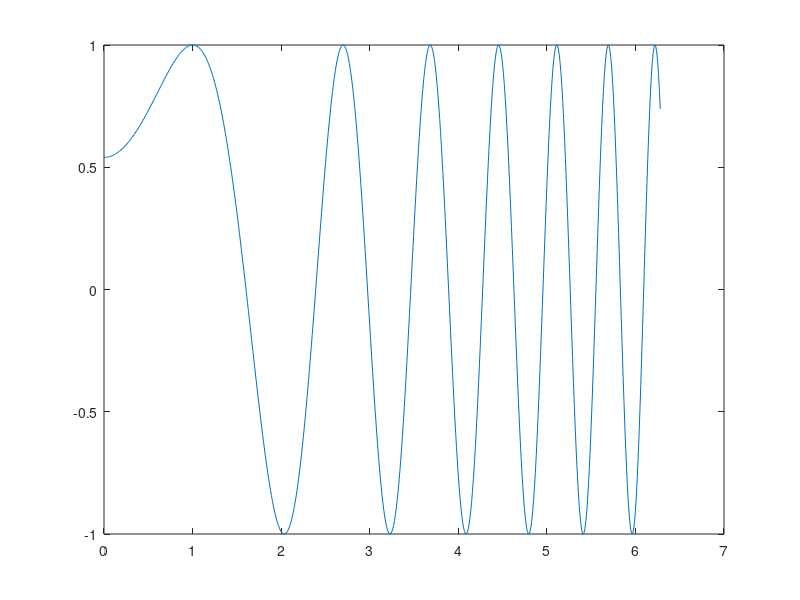

The MATLAB script that drew this image:
function IntegracionNumerica()
a=0;
b=2*pi;

% Plot f(x) and show the real value on the terminal
x = a:0.01:b;
plot(x, cos(x.^2 -1));
res =trapz(x, cos(x.^2 -1));
fprintf('el area real es de %f \n', res);


Rectangulo(a,b);
Trapecio(a,b);
Simpson1_3(a,b);
end

function Rectangulo(a,b)
extremo_izq= Fun(a)*(b-a);  
extremo_der= Fun(b)*(b-a);
punto_medio=Fun((a+b)/2)*(b-a);
% res= extremo_izq+extremo_der+punto_medio;
fprintf('punto izq %f \npunto centro %f \npunto der %f\n', extremo_izq, extremo_der, punto_medio);
end

function Trapecio(a,b)
fa=Fun(a);
fb=Fun(b);
trapecio = ((b-a)/2)* (fa + fb);
fprintf('el area del trapecio es %f \n', trapecio);
end

function Simpson1_3(a,b)
c = [1,4,1];
x= [a, (a+b)/2, b];
D=6;
n = 3;
first_part= (b-a)/D;

n_c=0;
for i=1:n
    n_c = n_c + c(i)* Fun(x(i));
end
simpson = first_part * n_c;
fprintf('el area por Simpson 1/3 es %f \n', simpson);
end

function fx= Fun(x)
fx= cos(x.^2 -1);
end